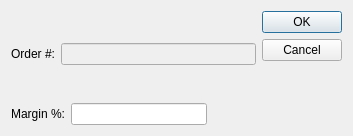
<?xml version="1.0" encoding="UTF-8"?>
<ui version="4.0">
 <comment>This file is part of the xwd Package for xTuple ERP,
and is Copyright (c) 1999-2012 by OpenMFG LLC, d/b/a xTuple.  It
is licensed to you under the xTuple End-User License Agreement (&quot;the
EULA&quot;), the full text of which is available at www.xtuple.com/EULA.
While the EULA gives you access to source code and encourages your
involvement in the development process, this Package is not free
software.  By using this software, you agree to be bound by the
terms of the EULA.</comment>
 <class>smoothMargin</class>
 <widget class="QDialog" name="smoothMargin">
  <property name="geometry">
   <rect>
    <x>0</x>
    <y>0</y>
    <width>353</width>
    <height>136</height>
   </rect>
  </property>
  <property name="sizePolicy">
   <sizepolicy hsizetype="Fixed" vsizetype="Fixed">
    <horstretch>0</horstretch>
    <verstretch>0</verstretch>
   </sizepolicy>
  </property>
  <property name="windowTitle">
   <string>Smooth Margin</string>
  </property>
  <layout class="QVBoxLayout" name="verticalLayout">
   <item>
    <layout class="QHBoxLayout" name="horizontalLayout_2">
     <item>
      <widget class="QLabel" name="_orderLit">
       <property name="text">
        <string>Order #:</string>
       </property>
       <property name="alignment">
        <set>Qt::AlignRight|Qt::AlignTrailing|Qt::AlignVCenter</set>
       </property>
      </widget>
     </item>
     <item>
      <widget class="XLineEdit" name="_order">
       <property name="enabled">
        <bool>false</bool>
       </property>
      </widget>
     </item>
     <item>
      <widget class="QDialogButtonBox" name="_buttonBox">
       <property name="orientation">
        <enum>Qt::Vertical</enum>
       </property>
       <property name="standardButtons">
        <set>QDialogButtonBox::Cancel|QDialogButtonBox::Ok</set>
       </property>
      </widget>
     </item>
    </layout>
   </item>
   <item>
    <layout class="QHBoxLayout" name="horizontalLayout">
     <item>
      <widget class="QLabel" name="_marginLit">
       <property name="text">
        <string>Margin %:</string>
       </property>
       <property name="alignment">
        <set>Qt::AlignRight|Qt::AlignTrailing|Qt::AlignVCenter</set>
       </property>
      </widget>
     </item>
     <item>
      <widget class="XLineEdit" name="_margin"/>
     </item>
     <item>
      <spacer name="horizontalSpacer">
       <property name="orientation">
        <enum>Qt::Horizontal</enum>
       </property>
       <property name="sizeHint" stdset="0">
        <size>
         <width>40</width>
         <height>20</height>
        </size>
       </property>
      </spacer>
     </item>
    </layout>
   </item>
  </layout>
 </widget>
 <customwidgets>
  <customwidget>
   <class>XLineEdit</class>
   <extends>QLineEdit</extends>
   <header>xlineedit.h</header>
   <container>1</container>
  </customwidget>
 </customwidgets>
 <resources/>
 <connections/>
</ui>
